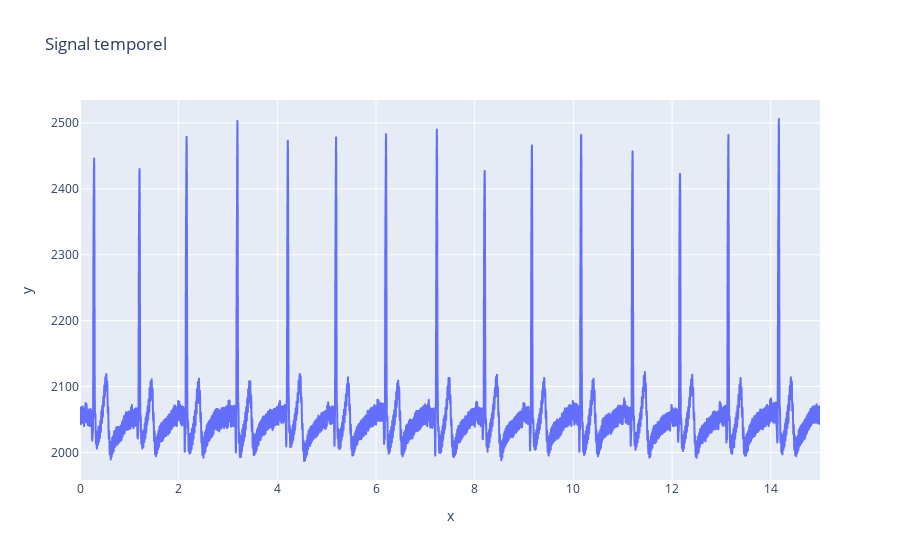

Write notebook code for a chart like this one.
### Code cell
import numpy as np
import msicpe.san as san
from plotly import express as px
import scipy.signal as signal

signal_dict = np.load('data_partie_1\ecg_signal.npz') # signal_dict est un dictionnaire contenant les données contenues dans le fichier signal.npz
s = signal_dict['s'] # extraction du signal utile
t = signal_dict['t'] # extraction du vecteur temps associé au signal

px.line(x = t, y = s, title="Signal temporel").show()

### Figure 1 — Plotly figure (JSON) as saved in the notebook; plotly's stock layout.template omitted (floating-point values rounded to 4 significant figures; data arrays with more than 128 entries replaced by an {"elided": "..."} marker saying what was removed)
{"data": [{"hovertemplate": "x=%{x}<br>y=%{y}<extra></extra>", "legendgroup": "", "line": {"color": "#636efa", "dash": "solid"}, "marker": {"symbol": "circle"}, "mode": "lines", "name": "", "showlegend": false, "type": "scattergl", "x": {"elided": "15000 float values"}, "xaxis": "x", "y": {"elided": "15000 float values"}, "yaxis": "y"}], "layout": {"legend": {"tracegroupgap": 0}, "title": {"text": "Signal temporel"}, "xaxis": {"anchor": "y", "domain": [0, 1], "title": {"text": "x"}}, "yaxis": {"anchor": "x", "domain": [0, 1], "title": {"text": "y"}}}}
